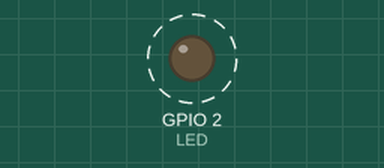
Bench run of a sketch on a simulated ESP32. Shown: output pins drawn as LEDs (lit = HIGH). Dashed ring = blinking. What the sketch prints to the serial monitor is not drawn. At 10.0 s the program puts the board to deep sleep or switches it off; the recording ends there.

Above: at 0.5 s.
Timing chart, 0 to 4.6 s (numbered marks = the images above):
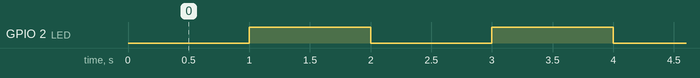

Measured:
- by itself, GPIO 2 (LED): alternates HIGH for 1.0 s and LOW for 1.0 s

The sketch:

esp8266_blink.ino
```cpp
const int LED = 2;
const long sleep_interval = 10000;
unsigned long previous_millis = 0;

void setup() {
  Serial.begin(115200);

  pinMode(LED, OUTPUT);
}

void loop() {
  Serial.println("Loop started");

  unsigned long current_millis = millis();

  if (current_millis - previous_millis >= sleep_interval) {
    Serial.println("Going to sleep...");

    // ESP Can be woken up by pullin RST pin low
    ESP.deepSleep(0);
  }

  digitalWrite(LED, LOW);
  delay(1000);
  digitalWrite(LED, HIGH);
  delay(1000);
}
```
